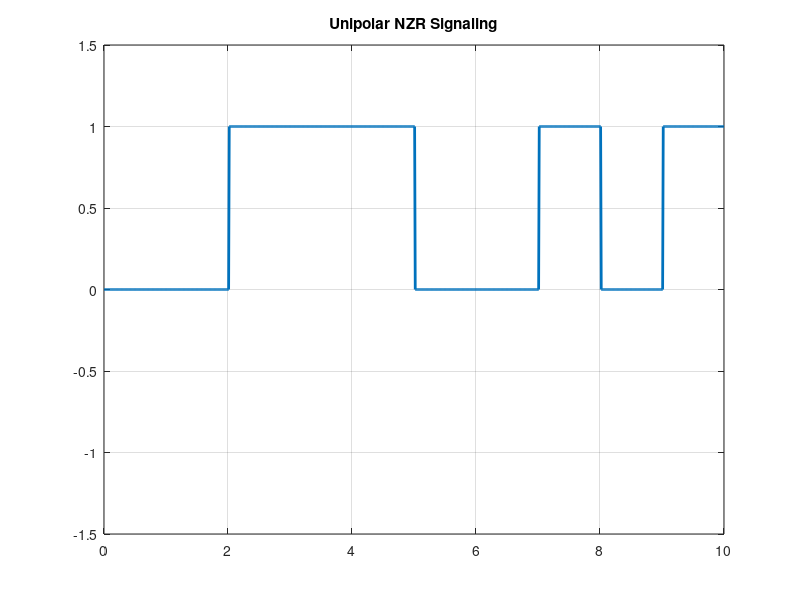

Write the MATLAB code that produced this figure.
%Write a MATLAB program for Unipolar Non-Return to Zero (NRZ) Signaling.
  
  %Unipolar Non Return to Zero Line Coding
clc;
clear all;
close all;
N=10;
%Number of bits
n=randi([0,1],1,N)
%Random bit generation
%Mapping Function
for m=1:N
if n(m)==1
nn(m)=1;
else
nn(m)=0;
end
end
nn
%Signal Shaping
i=1;
t=0:0.01:length(n);
for j=1:length(t)
if t(j)<=i
y(j)=nn(i);
else
y(j)=nn(i);
i=i+1;
end
end
plot(t,y, 'linewidth',2);
axis([0,N,-1.5,1.5]);
%100 Times duration set up for a single binary bit
%Indexing set-up for time duration
%Binary input data index Check-up Condition
%Assign value from the mapping function
%Binary input data index increment
%Axis set-up
grid on;
title("Unipolar NZR Signaling");
